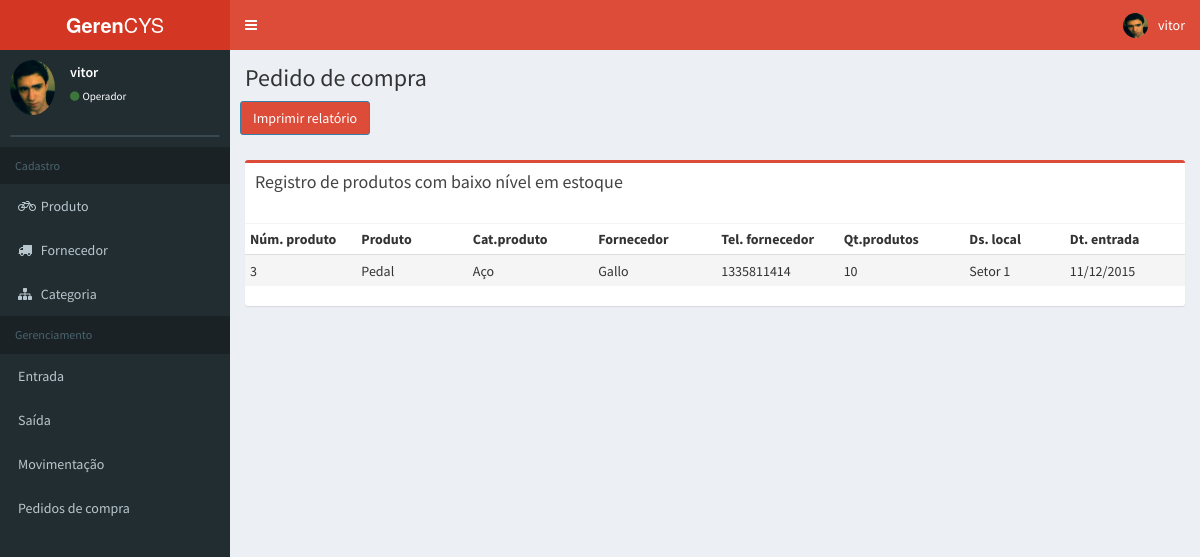
The app's page /pedido.php (signed in) with its own data.
### tables this page shows
CREATE TABLE IF NOT EXISTS `estoque_material` (
  `cd_prod_estoque` int(11) NOT NULL AUTO_INCREMENT,
  `qt_volume` int(20) NOT NULL,
  `qt_produto` decimal(40,0) NOT NULL,
  `ds_local` varchar(60) NOT NULL,
  `dt_entrada` varchar(10) NOT NULL,
  `cd_produto` int(11) NOT NULL,
  PRIMARY KEY (`cd_prod_estoque`),
  KEY `fk_estoque_material_produto` (`cd_produto`)
);

CREATE TABLE IF NOT EXISTS `tb_produto` (
  `cd_produto` int(11) NOT NULL,
  `cd_fornecedor` int(11) DEFAULT NULL,
  `nm_produto` varchar(60) NOT NULL,
  `cd_categoria` int(11) DEFAULT NULL,
  PRIMARY KEY (`cd_produto`),
  KEY `fk_produto_categoria` (`cd_categoria`),
  KEY `fk_produto_fornecedor` (`cd_fornecedor`)
);

CREATE TABLE IF NOT EXISTS `tb_categoria` (
  `cd_categoria` int(11) NOT NULL,
  `nm_categoria` varchar(60) NOT NULL,
  PRIMARY KEY (`cd_categoria`)
);

CREATE TABLE IF NOT EXISTS `tb_fornecedor` (
  `cd_fornecedor` int(11) NOT NULL,
  `nm_fornecedor` varchar(60) NOT NULL,
  `cd_cnpj` char(18) NOT NULL,
  `cd_telefone` varchar(14) NOT NULL,
  PRIMARY KEY (`cd_fornecedor`)
);

### system/database.php (called while the page is built, shortened)
<?php
	function DBRead($table, $params = null, $fields = '*'){
		$params = ($params) ? " {$params}" : null;
		$query 	= "SELECT {$fields} FROM {$table}{$params}";
		$result	= DBExecute($query);
		if(!mysqli_num_rows($result))
			return false;
		else {
			while ($res = mysqli_fetch_assoc($result)){
				$data[] = $res;
			}
			return $data;
		}
	}
	function DBExecute($query, $insertId = false){
		$link 	= DBConnect();
		$result = @mysqli_query($link, $query) or die(mysqli_error($link));
		return $result;
	}
	function DBConnect(){
		$link = @mysqli_connect(DB_HOSTNAME, DB_USERNAME, DB_PASSWORD, DB_DATABASE) or die(mysqli_connect_error());
		mysqli_set_charset($link, DB_CHARSET) or die(mysqli_error($link));
		return $link;
	}

### pedido.php (the view, shortened to what this page needs)
<?php
    require 'system/database.php';
?>
<?php
    if(!isset($_SESSION["usuario"]) || !isset($_SESSION["senha"]))
    {
        header("Location: index.php");
        exit;
    }
    else
    {
?>
<!DOCTYPE html>
<html>
    <head>
        <link href="bootstrap/css/bootstrap.min.css" rel="stylesheet" type="text/css">
        <link href="https://maxcdn.bootstrapcdn.com/font-awesome/4.3.0/css/font-awesome.min.css"
        rel="stylesheet" type="text/css">
        <link href="https://code.ionicframework.com/ionicons/2.0.1/css/ionicons.min.css"
        rel="stylesheet" type="text/css">
        <link href="dist/css/AdminLTE.min.css" rel="stylesheet" type="text/css">
        <link href="dist/css/skins/skin-red.min.css" rel="stylesheet" type="text/css">
    </head>
    <body class="skin-red fixed sidebar-mini">
        <div class="wrapper">
            <header class="main-header fixed">
                <a href="#" class="logo">
				<span class="logo-lg"><b>Geren</b>CYS</span>
			</a>
                <nav class="navbar navbar-static-top" role="navigation">
                    <a href="#" class="sidebar-toggle" data-toggle="offcanvas" role="button">
					</a>
                    <div class="navbar-custom-menu">
                        <ul class="nav navbar-nav">
                            <li class="dropdown user user-menu">
                                <a href="#" class="dropdown-toggle" data-toggle="dropdown">
									<img src="<?php echo $_SESSION["foto"];?>" class="user-image" alt="User Image">
									<span class="hidden-xs"><?php echo $_SESSION["usuario"];?></span>
								</a>
                            </li>
                        </ul>
                    </div>
                </nav>
            </header>
            <aside class="main-sidebar" style="position: fixed; max-height: 100%;
		overflow: auto;">
                <section class="sidebar">
                    <div class="user-panel">
                        <div class="pull-left image">
                            <img src="<?php echo $_SESSION["foto"];?>" class="img-circle" alt="User Image">
                        </div>
                        <div class="pull-left info">
                            <p><?php echo $_SESSION["usuario"];?></p>
                            <a><i class="fa fa-circle text-success"></i><?php echo $_SESSION["tipo"];?></a>
                        </div>
                    </div>
                    <form action="#" method="get" class="sidebar-form">
                    </form>
                    <ul class="sidebar-menu">
                        <li class="header">Cadastro</li>
                        <li>
                            <a href="produto.php"><i class="fa  fa-bicycle"></i> <span>Produto</span></a>
                        </li>
                        <li>
                            <a href="fornecedor.php"><i class="fa fa-truck"></i> <span>Fornecedor</span></a>
                        </li>
                        <li>
                            <a href="categoria.php"><i class="fa fa-sitemap"></i> <span>Categoria</span></a>
                        </li>
                        <li class="header">Gerenciamento</li>
                        <li>
                            <a href="entrada.php"><span>Entrada</span></a>
                        </li>
                        <li>
                            <a href="saida.php"><span>Saída</span></a>
                        </li>
                        <li>
                            <a href="controle.php"><span>Movimentação</span></a>
                        </li>
                        <li>
                            <a href="pedido.php"><span>Pedidos de compra</span></a>
                        </li>
                    </ul>
                </section>
            </aside>
            <div class="content-wrapper hidden-sm">
                <section class="content-header">
                    <h1>Pedido de compra
                    </h1>
                </section>
<form method="POST" action="relatorioPedido.php">
                    <input type="submit" class="bg-red btn btn-primary margin" value="Imprimir relatório" name="relatorio" id="relatorio">
</form>
                <section class="content">
                    <div class="box box-danger">
                        <div class="box-header">
                            <h3 class="box-title">Registro de produtos com baixo nível em estoque</h3>
                        </div>
                        <div class="box-body">
                        </div>
                        <div class="row">
                            <div class="col-sm-12" style="overflow: auto;">
                                <table id="tb_produtos" role="grid" aria-describedby="example1_info" class="table table-condensed table-hover">
                                    <tbody>
                                        <tr role="row">
                                            <th class="sorting" tabindex="0" aria-controls="tb_entrada" rowspan="1" colspan="1" style="width: 180px;">Núm. produto</th>
                                            <th class="sorting" tabindex="0" aria-controls="tb_entrada" rowspan="1" colspan="1" style="width: 180px;">Produto</th>
                                            <th class="sorting" tabindex="0" aria-controls="tb_entrada" rowspan="1" colspan="1" style="width: 180px;">Cat.produto</th>
                                            <th class="sorting" tabindex="0" aria-controls="tb_entrada" rowspan="1" colspan="1" style="width: 180px;">Fornecedor</th>
                                            <th class="sorting" tabindex="0" aria-controls="tb_entrada" rowspan="1" colspan="1" style="width: 180px;">Tel. fornecedor</th>
                                            <th class="sorting" tabindex="0" aria-controls="tb_entrada" rowspan="1" colspan="1" style="width: 180px;">Qt.produtos</th>
											<th class="sorting" tabindex="0" aria-controls="tb_entrada" rowspan="1" colspan="1" style="width: 180px;">Ds. local</th>
                                            <th class="sorting" tabindex="0" aria-controls="tb_entrada" rowspan="1" colspan="1" style="width: 180px;">Dt. entrada</th>
                                    <tbody>
                                        <tr role="row" class="active blue odd">
                                           <?php
                                            $entrada = DBRead("estoque_material
                                                                inner join tb_produto
                                                                    on estoque_material.cd_produto = tb_produto.cd_produto
                                                                        inner join tb_categoria
                                                                            on tb_produto.cd_categoria = tb_categoria.cd_categoria
                                                                                inner join tb_fornecedor
                                                                                    on tb_produto.cd_fornecedor = tb_fornecedor.cd_fornecedor", "where qt_produto<=10 order by cd_prod_estoque");
                                            if(!$entrada)
                                                echo 'Não há produtos com baixo nível em estoque.';
                                            else
                                            {
                                                foreach($entrada as $entradas):
                                        ?>
                                        <tr role="row" class="active blue odd">
                                            <td class="active">
                                                <?php
                                                    echo $entradas['cd_prod_estoque'];
                                                ?>
                                            </td>
                                            <td class="active">
                                                <?php
                                                    echo $entradas['nm_produto'];
                                                ?>
                                            </td>
                                            <td class="active">
                                                <?php
                                                    echo $entradas['nm_categoria'];
                                                ?>
                                            </td>
                                            <td class="active">
                                                <?php
                                                    echo $entradas['nm_fornecedor'];
                                                ?>
                                            </td>
                                            <td class="active">
                                                <?php
                                                    echo $entradas['cd_telefone'];
                                                ?>
                                            </td>
                                            <td class="active">
                                                <?php
                                                    echo $entradas['qt_produto'];
                                                ?>
                                            </td>
                                            <td class="active">
                                                <?php
                                                    echo $entradas['ds_local'];
                                                ?>
                                            </td>
                                            <td class="active">
                                                <?php
                                                    echo $entradas['dt_entrada'];
                                                ?>
                                            </td>
                                        <?php endforeach; } ?>
                                        </tr>
                                    </tbody>
                                </table>
                            </div>
                        </div>
                    </div>
                </section>
            </div>
        </div>
    </body>
</html>
<?php
    }
?>

### records on screen
estoque_material: cd_prod_estoque "3", cd_produto.nm_produto "Pedal", tb_categoria.nm_categoria "Aço", tb_fornecedor.nm_fornecedor "Gallo", tb_fornecedor.cd_telefone "1335811414", qt_produto "10", ds_local "Setor 1", dt_entrada "11/12/2015"

### other values on screen
$_SESSION["usuario"] "vitor"
$_SESSION["tipo"] "Operador"
